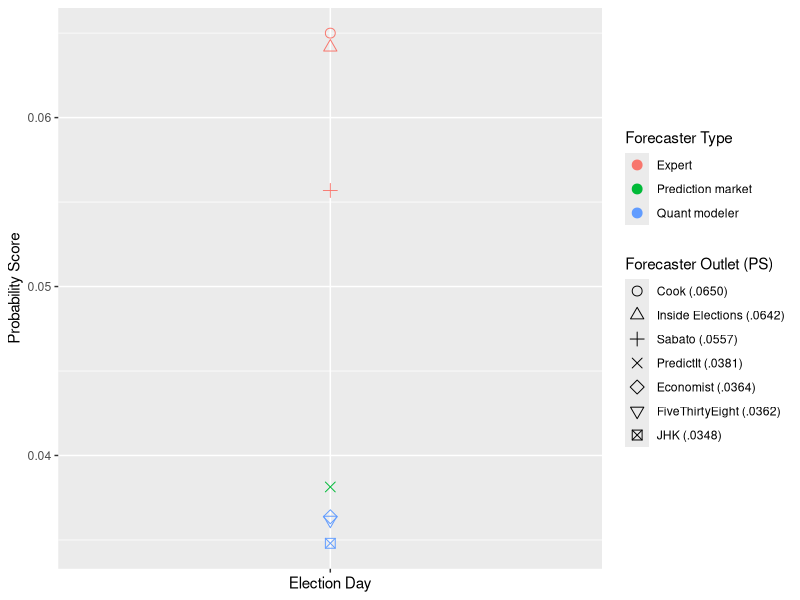
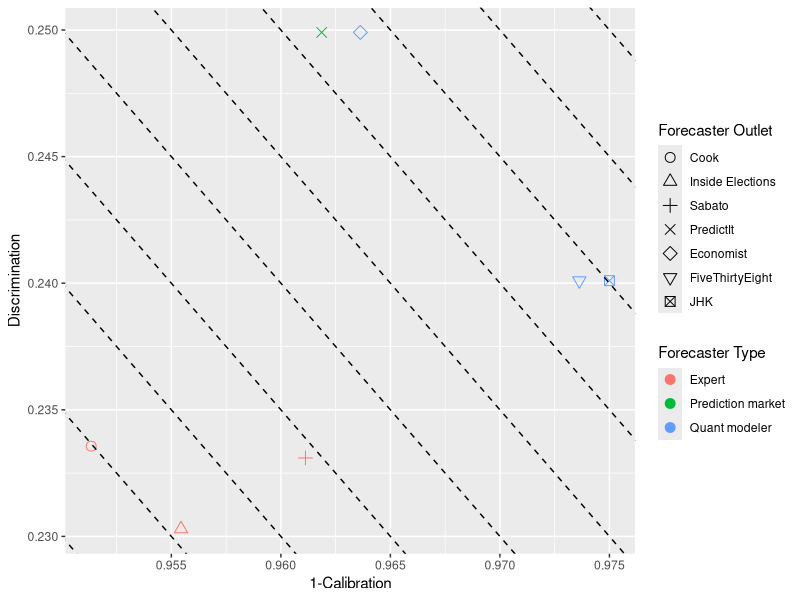
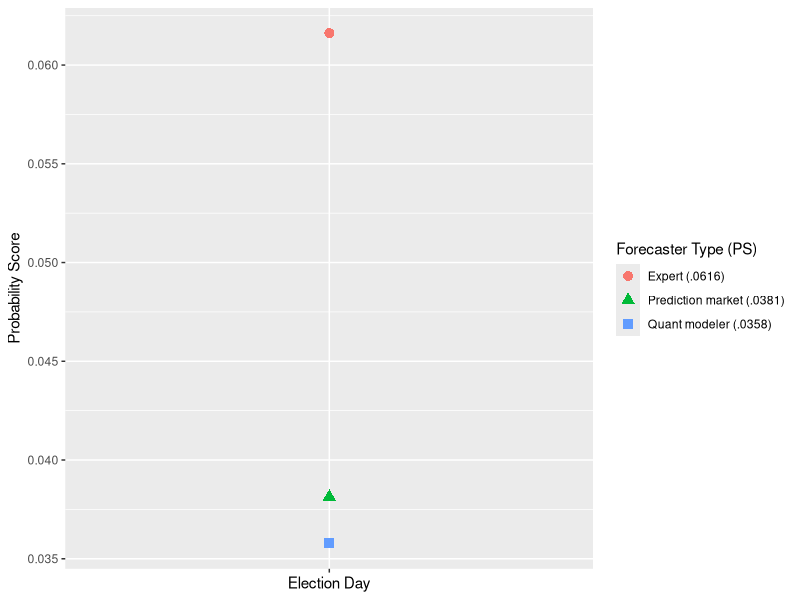
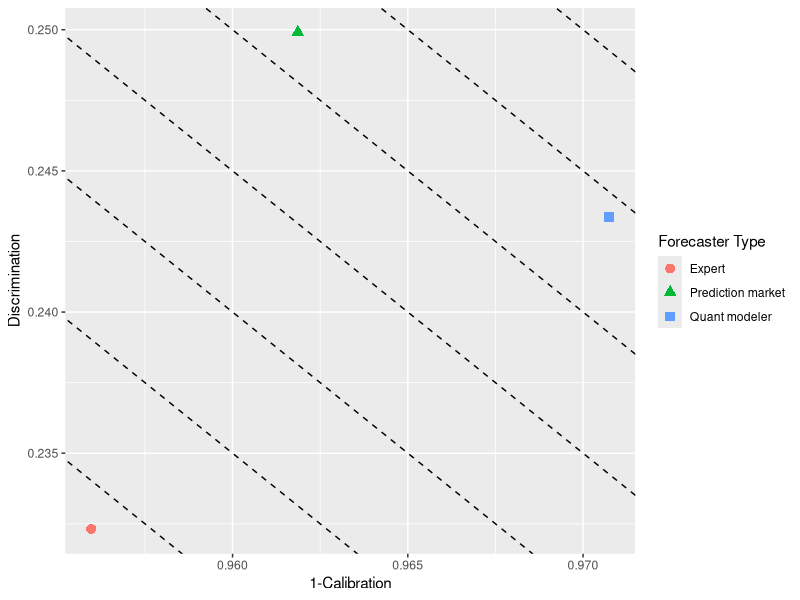
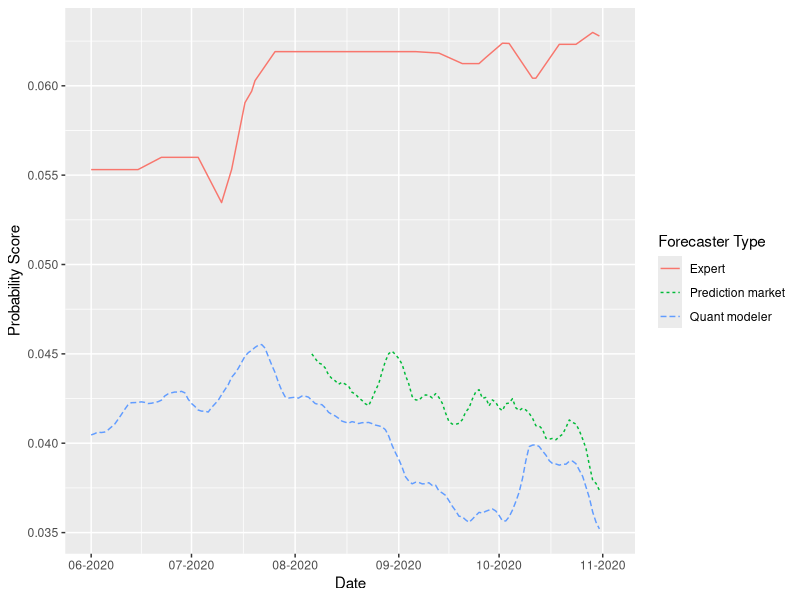
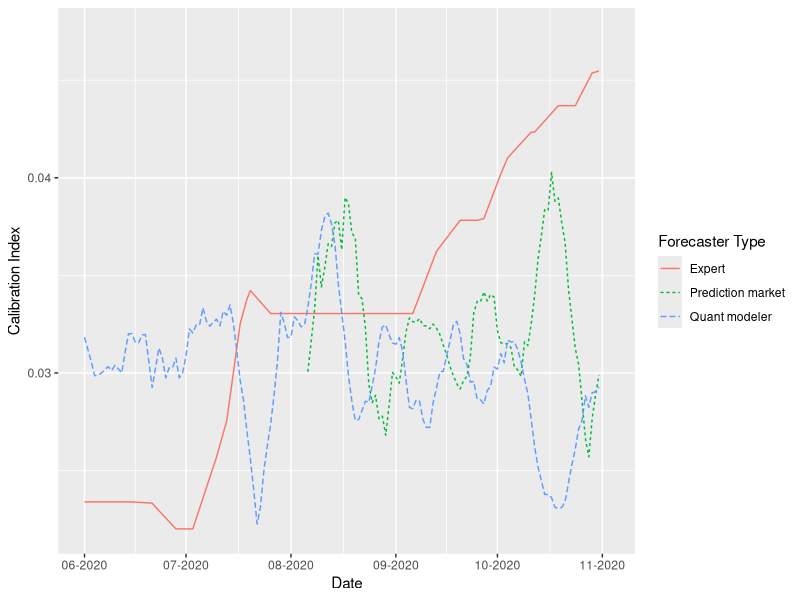
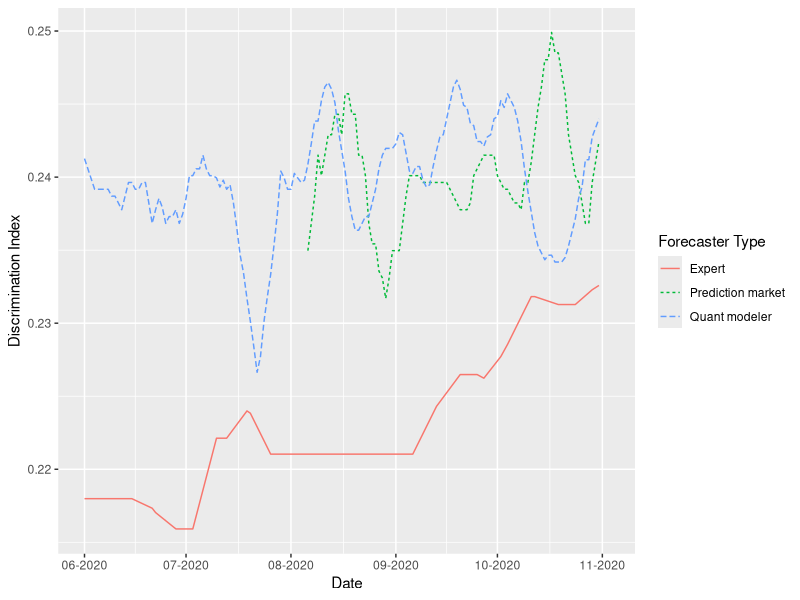

R code for these plots, in order:
#### Analysis of results ####

#### Setup ####

# Load packages
library(tidyverse)
library(zoo)

### Load data
setwd("data/Election_results")
f_results <- read_csv("results_byforecaster.csv")
# ft_results <- read_csv("results_byforecastertype.csv")

# # Drop JHK
# f_results <- filter(f_results, forecaster != "jhk")
# ft_results <- filter(ft_results, forecaster_type != "quant_modeler")
# Keep JHK
# ft_results <- filter(ft_results, forecaster_type != "quant_modeler_nojhk")

# # Round results to nearest 4th decimal
# f_results[, 3:7] <- round(f_results[, 3:7], 4)
# ft_results[, 3:7] <- round(ft_results[, 3:7], 4)

# Add forecaster type variable to forecaster outlet data
f_results <- mutate(f_results, forecaster_type = 
                      case_when(forecaster == "538" | forecaster == "economist" | forecaster == "jhk" ~ "quant_modeler", 
                                forecaster == "cook" | forecaster == "sabato" | forecaster == "inside" ~ "expert", 
                                forecaster == "predictit" ~ "market"))

# Calculate mean scores
ft_means <- group_by(f_results, forecaster_type, date) %>% 
  summarise(PS = mean(PS), VI = mean(VI), CI = mean(CI), DI = mean(DI)) %>% 
  mutate(PS_calc = VI+CI-DI) %>% 
  mutate(PS_diff = PS - PS_calc)

# Cut off dates before June 1, 2020
# f_results <- filter(f_results, date >= as.Date("2020-06-01"))
# ft_results <- filter(ft_results, date >= as.Date("2020-06-01"))

#### Graphing ####

#### Election day forecasts

# Select election day forecasts
f_results_eday <- filter(f_results, date == as.Date("2020-11-03"))
ft_means_eday <- filter(ft_means, date == as.Date("2020-11-03"))

### Forecaster outlets

## PS
ggplot(f_results_eday, aes(y = PS, x = date, color = forecaster_type, shape = forecaster)) + 
  geom_point(size = 3) + 
  ylab("Probability Score") + xlab("Election Day") +  
  theme(axis.text.x=element_blank()) + 
  scale_color_discrete(name = "Forecaster Type", labels = c("Expert", "Prediction market", "Quant modeler")) + 
  scale_shape_manual(values=1:7, limits = c("cook", "inside", "sabato", "predictit", "economist", "538", "jhk"), 
                       name = "Forecaster Outlet (PS)", 
                       labels = c("Cook (.0650)", "Inside Elections (.0642)", "Sabato (.0557)", 
                                  "PredictIt (.0381)", "Economist (.0364)", "FiveThirtyEight (.0362)", 
                                  "JHK (.0348)"))

  
## CI + DI
ggplot(f_results_eday, aes(x = 1-CI, y = DI, color = forecaster_type, shape = forecaster)) + 
  geom_point(size = 3) + 
  xlab("1-Calibration") + ylab("Discrimination") + 
  scale_color_discrete(name = "Forecaster Type", labels = c("Expert", "Prediction market", "Quant modeler")) + 
  scale_shape_manual(values=1:7, limits = c("cook", "inside", "sabato", "predictit", "economist", "538", "jhk"), 
                    name = "Forecaster Outlet", 
                    labels = c("Cook", "Inside Elections", "Sabato", 
                               "PredictIt", "Economist", "FiveThirtyEight", 
                               "JHK")) + 
  geom_abline(slope = -1, intercept = seq(0, 10, by = .005), lty = "dashed")

### Forecaster types

## PS
ggplot(ft_means_eday, aes(y = PS, x = date, color = forecaster_type, shape = forecaster_type)) + 
  geom_point(size = 3) + 
  ylab("Probability Score") + xlab("Election Day") +  
  theme(axis.text.x=element_blank()) + 
  scale_shape_discrete(name = "Forecaster Type (PS)", 
                       labels = c("Expert (.0616)", "Prediction market (.0381)", "Quant modeler (.0358)")) + 
  scale_color_discrete(name = "Forecaster Type (PS)", 
                       labels = c("Expert (.0616)", "Prediction market (.0381)", "Quant modeler (.0358)"))

## CI + DI
ggplot(ft_means_eday, aes(x = 1-CI, y = DI, color = forecaster_type, shape = forecaster_type)) + 
  geom_point(size = 3) + 
  xlab("1-Calibration") + ylab("Discrimination") + 
  scale_color_discrete(name = "Forecaster Type", labels = c("Expert", "Prediction market", "Quant modeler")) + 
  scale_shape_discrete(name = "Forecaster Type", labels = c("Expert", "Prediction market", "Quant modeler")) + 
  geom_abline(slope = -1, intercept = seq(0, 10, by = .005), lty = "dashed")

#### Forecasts over time

### Forecaster outlets

# ## PS
# ggplot(f_results, aes(y = PS, x = date, color = forecaster_type, lty = forecaster)) + 
#   geom_path() + 
#   ylab("Probability Score") + 
#   scale_x_date(date_labels = "%m-%Y", date_breaks = "1 month", 
#                limit=c(as.Date("2020-06-01"),as.Date("2020-11-03")), name = "Date") + 
#   scale_color_discrete(name = "Forecaster Type", labels = c("Expert", "Prediction market", "Quant modeler")) + 
#   scale_linetype_discrete(limits = c("cook", "inside", "sabato", "predictit", "economist", "538", "jhk"), 
#                      name = "Forecaster Outlet", 
#                      labels = c("Cook", "Inside Elections", "Sabato", 
#                                 "PredictIt", "Economist", "FiveThirtyEight", 
#                                 "JHK"))
# 
# ## CI
# ggplot(f_results, aes(y = CI, x = date, color = forecaster_type, lty = forecaster)) + 
#   geom_path() + 
#   ylab("Calibration Index") + 
#   scale_x_date(date_labels = "%m-%Y", date_breaks = "1 month", 
#                limit=c(as.Date("2020-06-01"),as.Date("2020-11-03")), name = "Date") + 
#   scale_color_discrete(name = "Forecaster Type", labels = c("Expert", "Prediction market", "Quant modeler")) + 
#   scale_linetype_discrete(limits = c("cook", "inside", "sabato", "predictit", "economist", "538", "jhk"), 
#                           name = "Forecaster Outlet", 
#                           labels = c("Cook", "Inside Elections", "Sabato", 
#                                      "PredictIt", "Economist", "FiveThirtyEight", 
#                                      "JHK"))
# 
# ## DI
# ggplot(f_results, aes(y = DI, x = date, color = forecaster_type, lty = forecaster)) + 
#   geom_path() + 
#   ylab("Discrimination Index") + 
#   scale_x_date(date_labels = "%m-%Y", date_breaks = "1 month", 
#                limit=c(as.Date("2020-06-01"),as.Date("2020-11-03")), name = "Date") + 
#   scale_color_discrete(name = "Forecaster Type", labels = c("Expert", "Prediction market", "Quant modeler")) + 
#   scale_linetype_discrete(limits = c("cook", "inside", "sabato", "predictit", "economist", "538", "jhk"), 
#                           name = "Forecaster Outlet", 
#                           labels = c("Cook", "Inside Elections", "Sabato", 
#                                      "PredictIt", "Economist", "FiveThirtyEight", 
#                                      "JHK"))

### Forecaster types

## PS
mutate(ft_means, roll_PS = rollmean(PS, 7, fill = NA)) %>% 
  ggplot(aes(y = roll_PS, x = date, color = forecaster_type, lty = forecaster_type)) + 
  geom_path() + 
  ylab("Probability Score") + 
  scale_x_date(date_labels = "%m-%Y", date_breaks = "1 month", 
               limit=c(as.Date("2020-06-01"),as.Date("2020-11-03")), name = "Date") + 
  scale_color_discrete(name = "Forecaster Type", labels = c("Expert", "Prediction market", "Quant modeler")) + 
  scale_linetype_discrete(name = "Forecaster Type", labels = c("Expert", "Prediction market", "Quant modeler"))

## CI
mutate(ft_means, roll_CI = rollmean(CI, 7, fill = NA)) %>% 
  ggplot(aes(y = roll_CI, x = date, color = forecaster_type, lty = forecaster_type)) + 
  geom_path() + 
  ylab("Calibration Index") + 
  scale_x_date(date_labels = "%m-%Y", date_breaks = "1 month", 
               limit=c(as.Date("2020-06-01"),as.Date("2020-11-03")), name = "Date") + 
  scale_color_discrete(name = "Forecaster Type", labels = c("Expert", "Prediction market", "Quant modeler")) + 
  scale_linetype_discrete(name = "Forecaster Type", labels = c("Expert", "Prediction market", "Quant modeler"))

## DI
mutate(ft_means, roll_DI = rollmean(DI, 7, fill = NA)) %>% 
  ggplot(aes(y = roll_DI, x = date, color = forecaster_type, lty = forecaster_type)) + 
  geom_path() + 
  ylab("Discrimination Index") + 
  scale_x_date(date_labels = "%m-%Y", date_breaks = "1 month", 
               limit=c(as.Date("2020-06-01"),as.Date("2020-11-03")), name = "Date") + 
  scale_color_discrete(name = "Forecaster Type", labels = c("Expert", "Prediction market", "Quant modeler")) + 
  scale_linetype_discrete(name = "Forecaster Type", labels = c("Expert", "Prediction market", "Quant modeler"))
